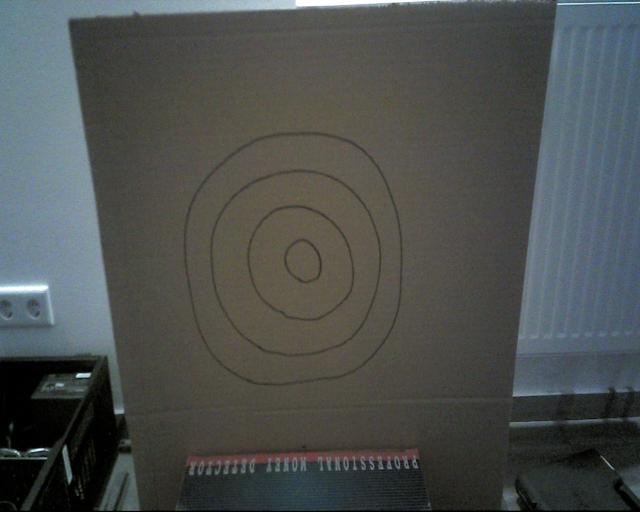
#> input picture image.jpg, 1280 x 1024 px, given in place of the camera (shown at 1/2 size)
$ python main.py
#> lines starting #> are read from the running program, lines starting #| are printed output that depends on the picture; after the words box and inside, x2 and y2 are one past the last pixel; in counts of white or black regions, pixels touching at a corner belong together
### src/cam.py
import cv2

class Cam:
  def __init__(self, cam: int, width: int, height: int):
    self.frame = None
    # Use CAP_DSHOW for Windows compatibility
    self.cap = cv2.VideoCapture(cam, cv2.CAP_DSHOW)
    if not self.cap.isOpened():
      raise RuntimeError("error opening cam")
    self.cap.set(cv2.CAP_PROP_FRAME_WIDTH, width)
    self.cap.set(cv2.CAP_PROP_FRAME_HEIGHT, height)
    self.warmup()

  def quit(self) -> None:
    self.cap.release()

  def warmup(self) -> None:
    for _ in range(5):
      self.cap.read()
#> this loop made 5 passes
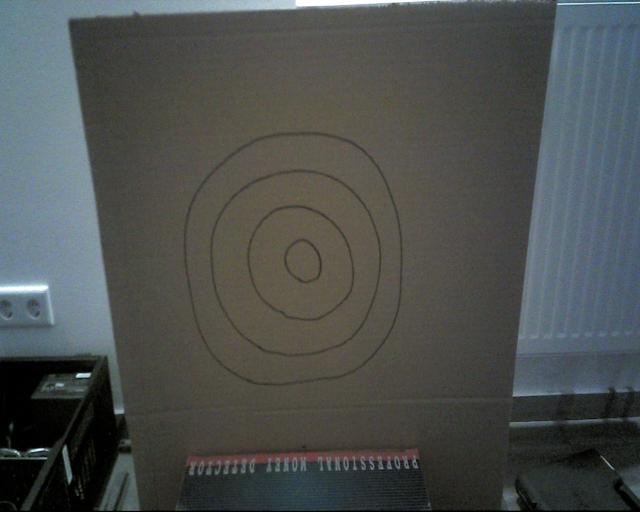
#> input picture image.jpg, 1280 x 1024 px, given in place of the camera (shown at 1/2 size)

  def capture(self):
    ret, self.frame = self.cap.read()
#> self.frame is the input picture: shape (1024, 1280, 3); mean B, G, R 78.5, 80.1, 76.3
    return self.frame

  def save(self, path: str) -> None:
    cv2.imwrite(path, self.frame)

### src/main.py
from cam import Cam
import time
import cv2
import numpy as np

# Kamera-Objekt: index=0, Bildgröße 500x500 Pixel
cam = Cam(0, 1024, 1280)

# Parameter für die Änderungs-Erkennung
DIFF_THRESHOLD = 40      # Schwellwert für Pixeländerung

if __name__ == "__main__":

    # --- 1. REFERENZBILD HOLEN ---

    reference_frame = cam.capture()
    reference_frame_gray = cv2.cvtColor(reference_frame, cv2.COLOR_BGR2GRAY)
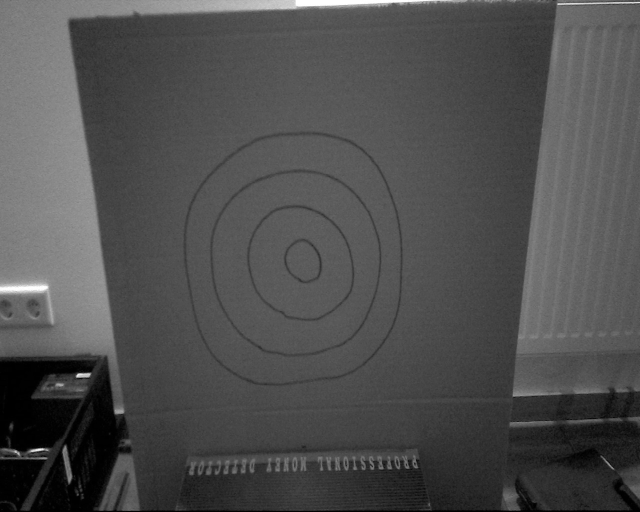
#> reference_frame_gray: shape (1024, 1280) (shown at 1/2 size); min 0, max 255, mean 78.8

    print("Referenz gesetzt")


    # --- 2. HAUPTSCHLEIFE ---

    while True:
        frame = cam.capture()
        frame_gray = cv2.cvtColor(frame, cv2.COLOR_BGR2GRAY)

        # 2.1 Differenz zur Referenz
        diff = cv2.absdiff(reference_frame_gray, frame_gray)
#> diff: shape (1024, 1280); every value is 0

        # 2.2 leicht glätten -> weniger Rauschen, aber nicht zu viel Detailverlust
        diff_blur = cv2.GaussianBlur(diff, (5, 5), 0)

        # 2.3 Threshold -> stark veränderte Pixel = weiß
        _, thresh = cv2.threshold(diff_blur, DIFF_THRESHOLD, 255, cv2.THRESH_BINARY)

        # 2.4 leichte Morphology, um vereinzelte Pixelpunkte zu entfernen
        kernel = np.ones((2, 2), np.uint8)
        thresh_clean = cv2.morphologyEx(thresh, cv2.MORPH_OPEN, kernel, iterations=1)

        roi = thresh_clean[520:270, 1200:840]
#> roi = empty array
        count = cv2.countNonZero(thresh_clean)
#> count = 0
        print(count)
#| 0
        if count > 30:
            countours, _ = cv2.findContours(thresh_clean, cv2.RETR_EXTERNAL, cv2.CHAIN_APPROX_SIMPLE)
            for c in countours:
                cv2.drawContours(frame, [c], -1, (0, 0, 255), 2)
            print("hit!")

        # --- 4. DEBUG-ANZEIGE ---

        cv2.rectangle(frame, (520, 270), (1200, 840), (0, 255, 0), 2)
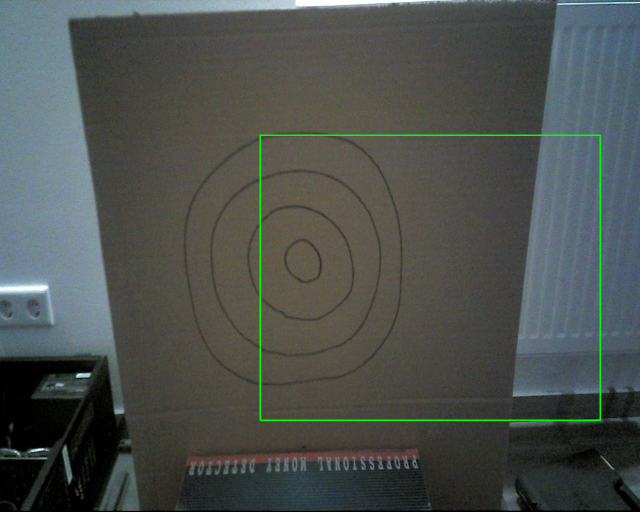
#> frame: shape (1024, 1280, 3) (shown at 1/2 size); 0.57% of pixels changed, all inside (x1, y1, x2, y2) = (519, 269, 1202, 842)

        cv2.imshow("Live", frame)
        # cv2.imshow("Diff", diff)
        # cv2.imshow("Diff Blurred", diff_blur)
        # cv2.imshow("Threshold RAW", thresh)
        cv2.imshow("Threshold Clean", thresh_clean)

        if cv2.waitKey(1) & 0xFF == ord('q'):
#> (key q is pressed here)
            break

        time.sleep(.5)
